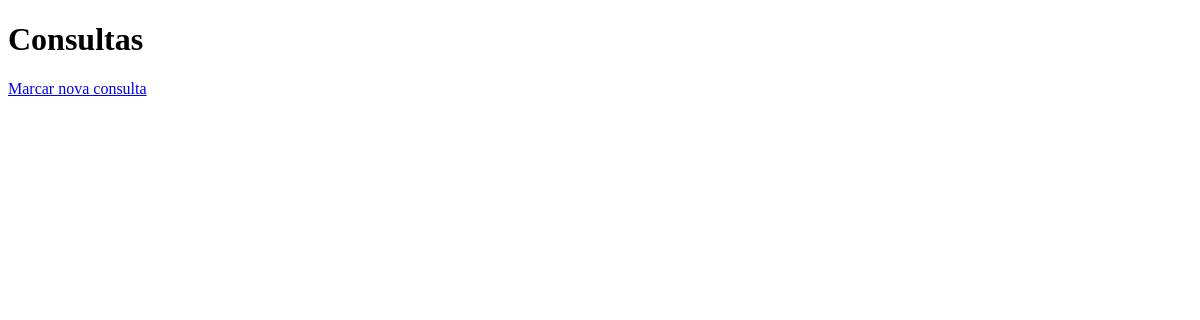
Before: /listar_consultas/ with the older database file.
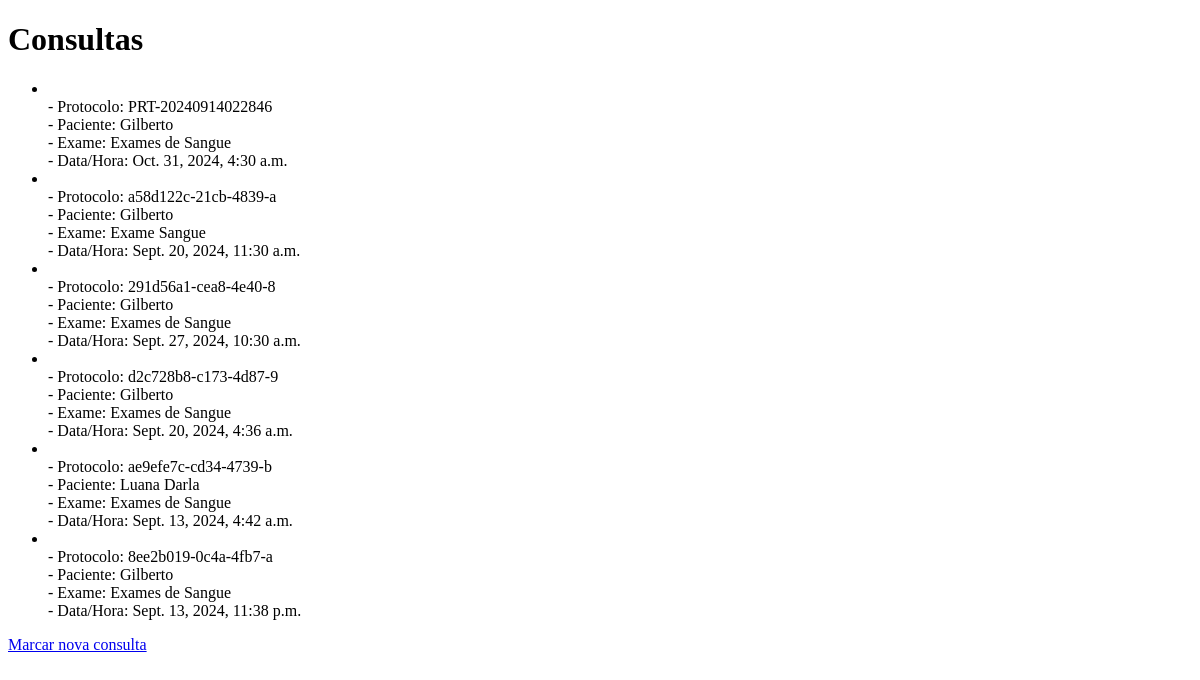
After: the same page with the newer database file.
### app_hospital_consulta/models.py (models this page shows)
class Consulta(models.Model):
    id = models.AutoField(primary_key=True)
    paciente = models.ForeignKey(Paciente, on_delete=models.CASCADE)
    tipo_exame = models.ForeignKey(TipoExame, on_delete=models.CASCADE)
    exame = models.ForeignKey(Exame, on_delete=models.CASCADE)
    data_hora = models.DateTimeField()
    protocolo = models.CharField(max_length=20, unique=True, editable=False)

class Paciente(models.Model):
    id = models.AutoField(primary_key=True)
    nome = models.CharField(max_length=100)
    cpf = models.CharField(max_length=11,unique=True)
    data_nascimento = models.DateField()
    sexo = models.CharField(max_length=1, choices=[('M', 'Masculino'), ('F','Feminino'), ('O', 'Outros')])
    telefone = models.CharField(max_length=15)
    email = models.EmailField()

class Exame(models.Model):
    id = models.AutoField(primary_key=True)
    nome = models.CharField(max_length=100)
    observacao = models.CharField(max_length=255)
    tipo_exame = models.ForeignKey(TipoExame, on_delete=models.CASCADE)

### app_hospital_consulta/views/views_consulta.py (the view)
# urls.py: path('listar_consultas/', views_consulta.listar_consultas, name='listar_consultas'),
def listar_consultas(request):
    consultas = Consulta.objects.all()
    return render(request, 'consulta/todas_consultas.html', {'consultas': consultas})

### app_hospital_consulta/templates/consulta/todas_consultas.html (shortened to what this page needs)
<!DOCTYPE html>
<html lang="en">
<head>
</head>
<body>
    <h1>Consultas</h1>
    <ul>
        {% for consulta in consultas %}
            <li>
                <br> - Protocolo: {{ consulta.protocolo }}<br> - Paciente: {{ consulta.paciente.nome }}<br>  - Exame: {{ consulta.exame.nome }}<br>  - Data/Hora: {{ consulta.data_hora }}
            </li>
        {% endfor %}
    </ul>
    <a href="{% url 'criar_consulta' %}">Marcar nova consulta</a>
</body>
</html>

Changed rows visible on the page:
added Consulta: protocolo "PRT-20240914022846", paciente.nome "Gilberto", exame.nome "Exames de Sangue", data_hora "Oct. 31, 2024, 4:30 a.m."
added Consulta: protocolo "a58d122c-21cb-4839-a", paciente.nome "Gilberto", exame.nome "Exame Sangue", data_hora "Sept. 20, 2024, 11:30 a.m."
added Consulta: protocolo "291d56a1-cea8-4e40-8", paciente.nome "Gilberto", exame.nome "Exames de Sangue", data_hora "Sept. 27, 2024, 10:30 a.m."
added Consulta: protocolo "d2c728b8-c173-4d87-9", paciente.nome "Gilberto", exame.nome "Exames de Sangue", data_hora "Sept. 20, 2024, 4:36 a.m."
added Consulta: protocolo "ae9efe7c-cd34-4739-b", paciente.nome "Luana Darla", exame.nome "Exames de Sangue", data_hora "Sept. 13, 2024, 4:42 a.m."
added Consulta: protocolo "8ee2b019-0c4a-4fb7-a", paciente.nome "Gilberto", exame.nome "Exames de Sangue", data_hora "Sept. 13, 2024, 11:38 p.m."
